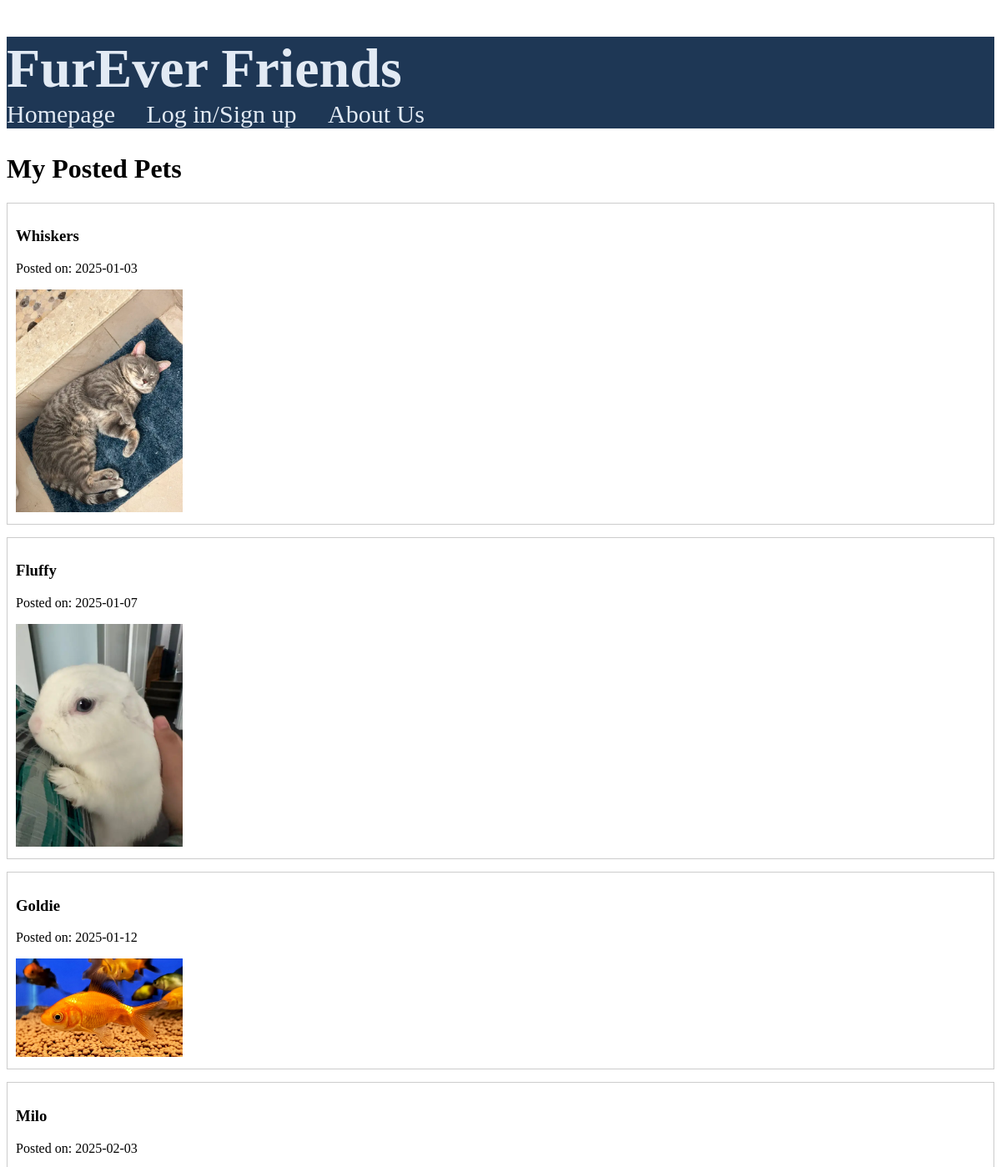
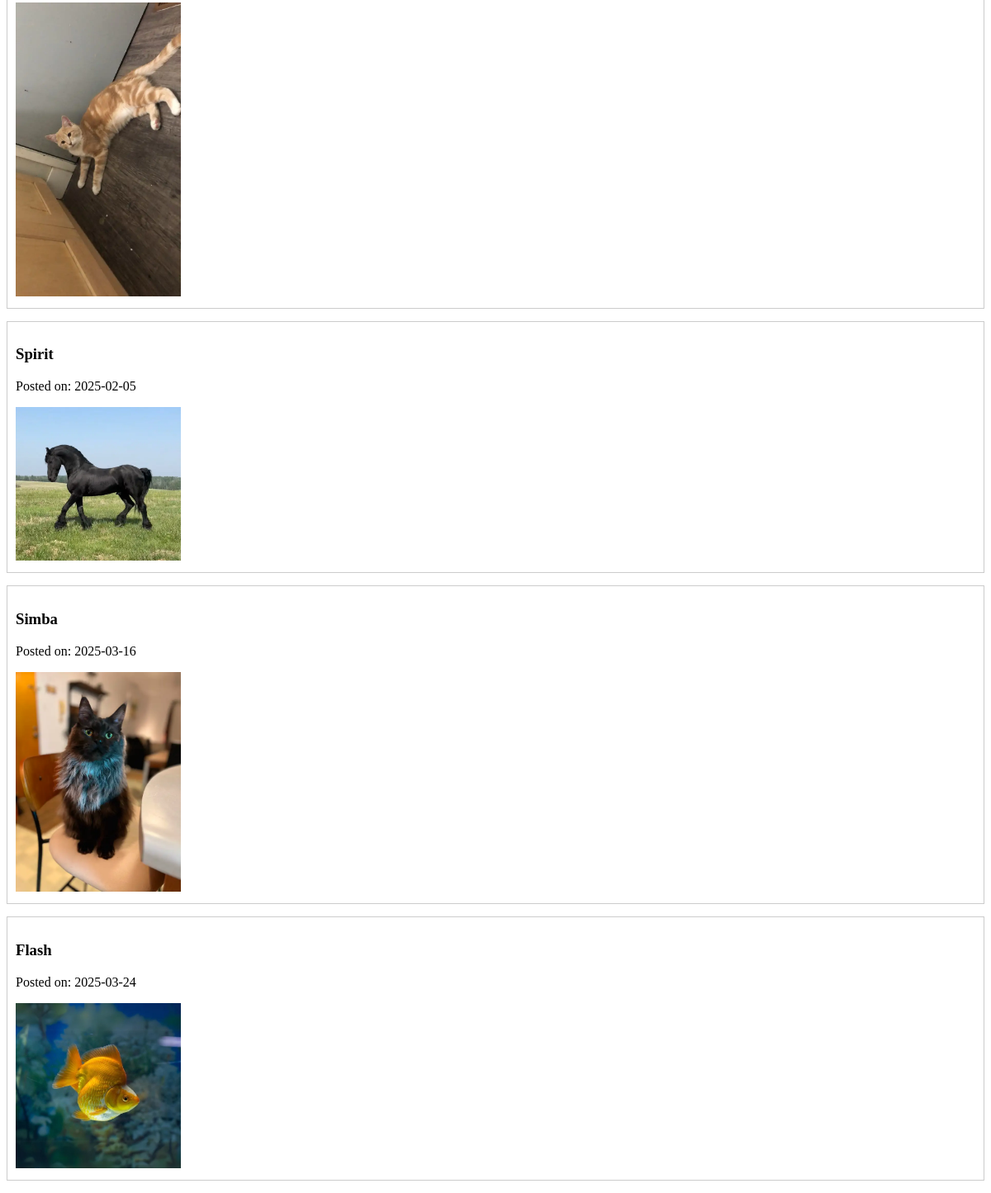
The page /public/staff/provider/provider_dashboard_post.php (signed in) on the database its author committed (2 pictures, top to bottom).
### tables this page shows
CREATE TABLE `pet_images` (
  `pet_id` int(5) NOT NULL,
  `images` varchar(255) NOT NULL
);

CREATE TABLE `pet` (
  `pet_id` int(5) NOT NULL,
  `pet_name` varchar(20) NOT NULL,
  `location` varchar(50) NOT NULL,
  `pet_type` varchar(20) NOT NULL,
  `post_date` date NOT NULL,
  `description` text NOT NULL
);

### public/staff/provider/provider_dashboard_post.php (the view, shortened to what this page needs)
<?php require_once("../../../private/functions/initialization.php") ?>
<?php
    $user_name = $_SESSION['user_name'];
    $userQuery = "SELECT user_id FROM user WHERE user_name = '$user_name'";
    $userResult = mysqli_query($connection, $userQuery);
    $userData = mysqli_fetch_assoc($userResult);
    $user_id = $userData['user_id'];
    $allPetsQuery = "SELECT pet.pet_id, pet.pet_name, pet_images.images, pet.post_date
    FROM provide_records
    JOIN pet ON provide_records.pet_id = pet.pet_id
    LEFT JOIN pet_images ON pet.pet_id = pet_images.pet_Id
    WHERE provide_records.user_id = '$user_id'
    GROUP BY pet.pet_id";
    $allPetsResult = mysqli_query($connection, $allPetsQuery);
?>
<!DOCTYPE html>
<html lang="en">
<head>
</head>
<?php require(ROOT_PATH . SHARED_PATH.'/header.php'); ?>
<body>
    <h1>My Posted Pets</h1>
    <?php if (mysqli_num_rows($allPetsResult) > 0): ?>
        <?php while ($pet = mysqli_fetch_assoc($allPetsResult)): ?>
            <div style="border: 1px solid #ccc; padding: 10px; margin-bottom: 15px;">
                <h3><?php echo htmlspecialchars($pet['pet_name']); ?></h3>
                <p>Posted on: <?php echo htmlspecialchars($pet['post_date']); ?></p>
                <?php if (!empty($pet['images'])): ?>
                    <img src="<?php echo htmlspecialchars(PUBLIC_PATH .'/images/petimages/' . $pet['images']); ?>"
                         alt="<?php echo htmlspecialchars($pet['pet_name']); ?>"
                         style="width: 200px; height: auto;">
                <?php else: ?>
                    <p><em>No image uploaded.</em></p>
                <?php endif; ?>
            </div>
        <?php endwhile; ?>
    <?php else: ?>
        <p>No pets posted yet.</p>
    <?php endif; ?>
</body>
</html>

### private/shared/header.php (shortened to what this page needs)
<!DOCTYPE html>
<html lang="en">
<head>
</head>
<body>
    <div id="header">
        <h1>FurEver Friends</h1>
    <?php
    echo '<nav><ul>';
    echo '<a href =' . PUBLIC_PATH . '/pages/homepage.php' .'> Homepage </a>';
    if(isset($_SESSION['user_name'])){
        $user_name = $_SESSION['user_name'];
        $type_query = "SELECT user_type FROM user WHERE user_name = '" . $user_name. "'";
        $type_res = mysqli_query($connection, $type_query);
        $userType = mysqli_fetch_assoc($type_res)['user_type'];
        if($userType == 'provider'){
            echo '<a href =' . PUBLIC_PATH . '/staff/provider/provider_dashboard.php' .'> Log in/Sign up </a>';
        }
        else if($userType == 'adopter'){
            echo '<a href =' . PUBLIC_PATH . '/staff/adopter/adopter_dashboard.php' .'> Log in/Sign up </a>';
        }
    }else{
        echo '<a href =' . PUBLIC_PATH . '/staff/general/login.php' .'> Log in/Sign up </a>';
    }
    echo '<a href =' . PUBLIC_PATH . '/pages/about_us.php' .'> About Us </a>';
    echo  '</ul></nav>';
    ?>
    </div>

### private/shared/header.php (style rules this page uses)
#header a { color:#E2EAF4; text-decoration: none; padding-right:30px }
#header { background-color:#1E3755; color:#E2EAF4 }
#header h1 { font-size:66px; margin-bottom: 0 }
#header nav { color:#E2EAF4; font-size:30px; text-align:left }
#header nav ul { padding-inline-start: 0px; margin-top:0 }

### rows shown on the page
pet_images: pet.pet_name "Whiskers", pet.post_date "2025-01-03", images+pet (picture)
pet_images: pet.pet_name "Fluffy", pet.post_date "2025-01-07", images+pet (picture)
pet_images: pet.pet_name "Goldie", pet.post_date "2025-01-12", images+pet (picture)
pet_images: pet.pet_name "Milo", pet.post_date "2025-02-03", images+pet (picture)
pet_images: pet.pet_name "Spirit", pet.post_date "2025-02-05", images+pet (picture)
pet_images: pet.pet_name "Simba", pet.post_date "2025-03-16", images+pet (picture)
pet_images: pet.pet_name "Flash", pet.post_date "2025-03-24", images+pet (picture)
